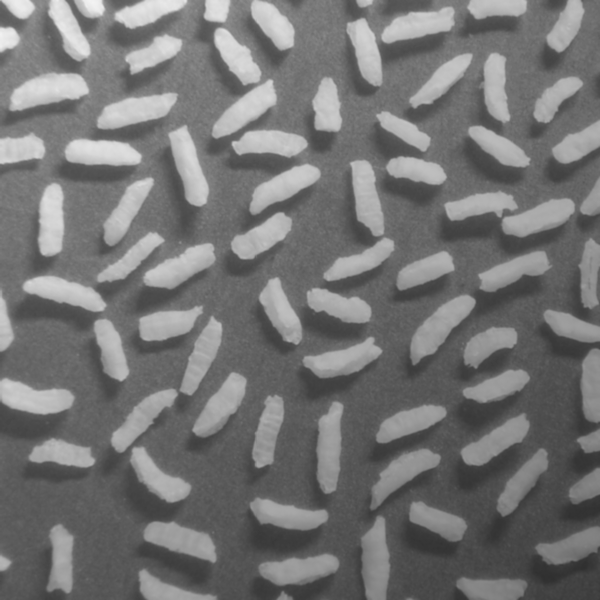
#> input picture DIP HW4/rice.tif, 600 x 600 px
$ jupyter execute --allow-errors DIP_HW4.ipynb   (shell and % lines are left out)
#> lines starting #> are read from the running program, lines starting #| are printed output that depends on the picture; after the words box and inside, x2 and y2 are one past the last pixel; in counts of white or black regions, pixels touching at a corner belong together
## 图像处理第四次作业
#### 请同学们完成后打包整个文件夹提交到教学网，压缩包名字为“姓名_学号_HW4”

[cell 1]
import cv2
import numpy as np
from matplotlib import pyplot as plt
# 预先安装 sklearn 库
from sklearn.cluster import KMeans

### Task 1 霍夫变换

图像"insurance_form.jpg"在传真过程遭受了轻微的旋转以及部分横线和竖线被抹去。

[cell 2]
img = cv2.imread('insurance_form.jpg', cv2.IMREAD_GRAYSCALE)
plt.figure(figsize=(12,12))
#> (the rest of this cell did not finish here and is left out)

#### 1.1 请设计算法将图像摆正并描述算法原理。

[cell 3]
# 使用霍夫变换提取出图像的主要直线
edges = cv2.Canny(img, 50, 200)
lines = cv2.HoughLines(edges, 1, np.pi/180, 260)
#> lines = None
#> (the rest of this cell did not finish here and is left out)

##### 算法原理
使用canny算法提取出图像的边缘信息，用霍夫变换从边缘信息中提取出表格的水平边和竖直边，得到对应边与水平轴的夹角，将图像绕中心反向旋转对应角度即可。

#### 1.2 设计算法尽量补上缺失的直线部分。

[cell 4]
edges = cv2.Canny(img, 50, 200)
# 获取图像顶点坐标
#> (the rest of this cell did not finish here and is left out)

### Task 2 形态学处理

图像"rice.tif"是在非均匀光照下得到的米粒图像，请实现书本（第四版）图9.42相应效果。

注：顶帽变换公式为 $T_{hat}(f) = f - (f \circ b)$，$f$为待处理灰度图，$b$为结构元，$\circ$为开运算。

[cell 5]
img = cv2.imread('rice.tif', cv2.IMREAD_GRAYSCALE)
#> img is the input picture: shape (600, 600); min 47, max 243, mean 116.4
plt.imshow(img, cmap="gray")
plt.show()

#### 2.1 直接对原图使用Otsu阈值处理。

[cell 6]
retval, ostu_img = cv2.threshold(img, 0, 255, cv2.THRESH_BINARY|cv2.THRESH_OTSU)
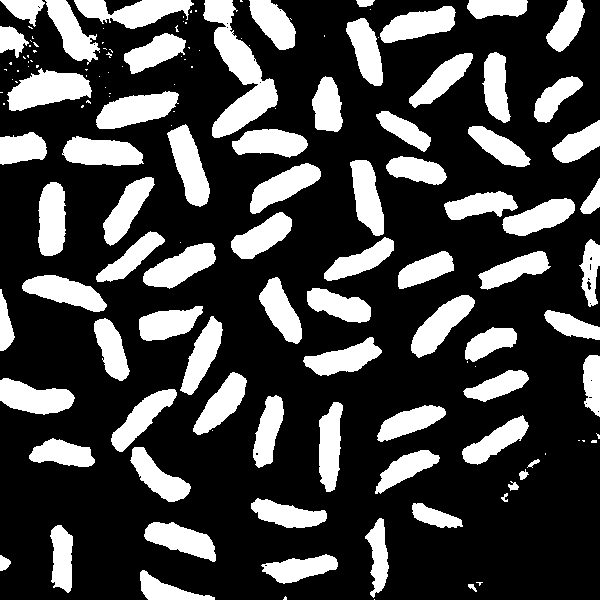
#> ostu_img: shape (600, 600); 26.9% white; 144 white regions (68 under 20 px), largest, box (x1, y1, x2, y2) and area: (203, 0, 278, 138) 4021, (7, 68, 92, 111) 2248, (96, 91, 179, 129) 1981
#> retval = 134
# print(ostu_img)
plt.imshow(ostu_img, cmap='gray')
plt.show()

#### 2.2 选择合适的结构元对原图进行开运算估计背景。

[cell 7]
kernel = cv2.getStructuringElement(cv2.MORPH_ELLIPSE, (400, 400))
open_img = cv2.morphologyEx(img, cv2.MORPH_OPEN, kernel)
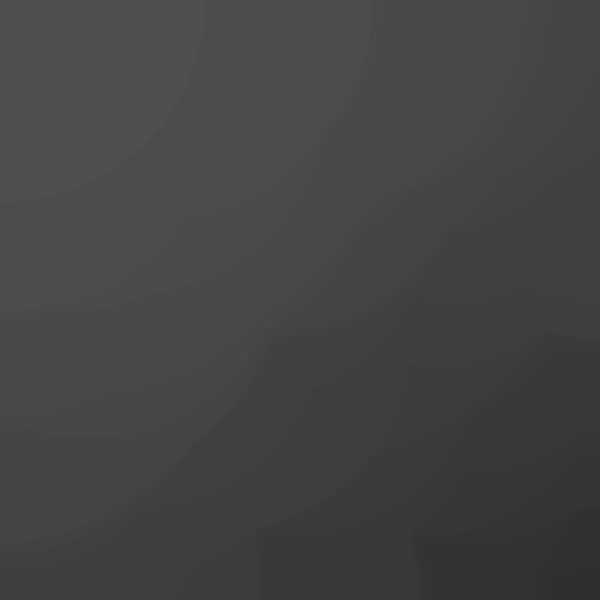
#> open_img: shape (600, 600); min 47, max 79, mean 67.9
plt.imshow(open_img, cmap='gray')
plt.show()

#### 2.3 使用2.2的参数对原图使用顶帽变换。

[cell 8]
hat_img = img-open_img
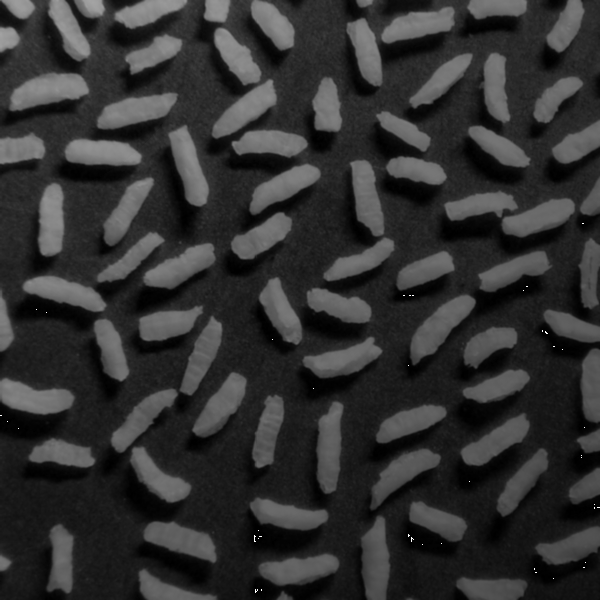
#> hat_img: shape (600, 600); min 0, max 255, mean 48.6
plt.imshow(hat_img, cmap='gray')

#### 2.4 对顶帽变换后的结果使用Otsu阈值处理，对比2.1结果并进行简要分析。

[cell 9]
retval, ostu_hat_img = cv2.threshold(hat_img, 0, 255, cv2.THRESH_BINARY|cv2.THRESH_OTSU)
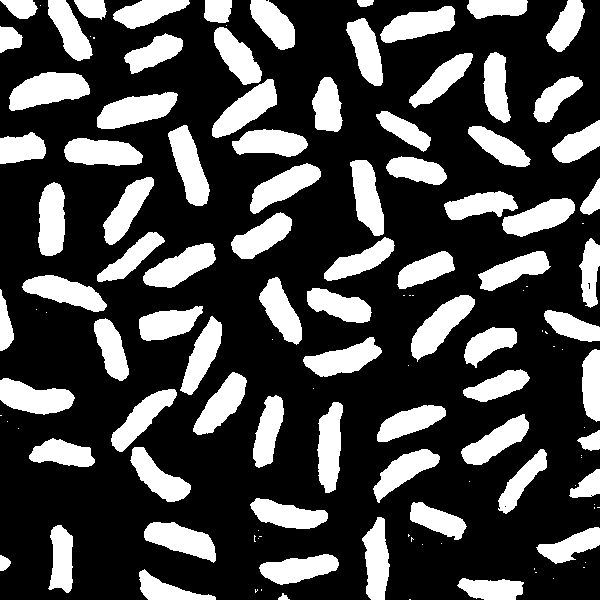
#> ostu_hat_img: shape (600, 600); 28.3% white; 126 white regions (46 under 20 px), largest, box (x1, y1, x2, y2) and area: (9, 72, 90, 111) 2077, (97, 92, 178, 129) 1879, (411, 295, 475, 362) 1860
#> retval = 64
plt.imshow(ostu_hat_img, cmap='gray')
plt.show()

### Task 3 k均值聚类分割

分割出图像"cherry.jpg"的白色背景并替换成其它颜色。

[cell 10]
img = cv2.imread('cherry.jpg')
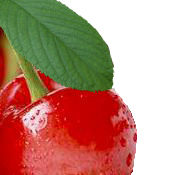
#> input picture DIP HW4/cherry.jpg, 174 x 175 px
#> img is the input picture: shape (175, 174, 3); mean B, G, R 120.8, 138.8, 187.3
plt.imshow(img[:,:,::-1])  # 注意转换rgb通道顺序再展示图像
plt.show()

#### 3.1 仅使用rgb三颜色作为每个像素点的特征进行k均值聚类，类别数量k=3（仅使用颜色聚类会使樱桃中的白色反光部分被分到白色背景类）。

[cell 11]
h, w, c = img.shape
#> h = 175; w = 174; c = 3
reshape_img = img.reshape(h*w, 3)
y_pred = KMeans(n_clusters=3, random_state=9).fit_predict(reshape_img)
reshape_y_pred = y_pred.reshape(h, w)
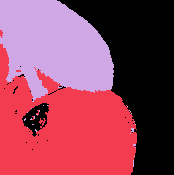
#> reshape_y_pred: shape (175, 174) int32; 3 distinct labels, from 0 to 2; one colour per label, 0 black
mask_img_1 = np.where(reshape_y_pred==1, 255, 0)
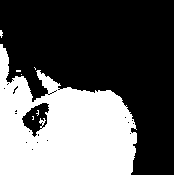
#> mask_img_1: shape (175, 174) int64; 37.2% white; 7 white regions (6 under 20 px), largest, box (x1, y1, x2, y2) and area: (0, 44, 137, 175) 11286
plt.imshow(mask_img_1, cmap='gray')
plt.show()

#### 3.2 使用rgb和坐标信息作为每个像素点的特征进行k均值聚类（注意数值范围不同），类别数量k=3，调整颜色和坐标权重从而尽量分离出干净的白色背景部分。

[cell 12]
copy_img = img.copy().tolist()
#> copy_img = 175 items

# 位置的权重
weight = 2.9

for i in range(h):
    for j in range(w):
        copy_img[i][j]+=[weight*i,weight*j]
copy_img = np.array(copy_img)
reshape_copy_image = copy_img.reshape(h*w, c+2)

# K-Means算法
y_pred = KMeans(n_clusters=3, random_state=9).fit_predict(reshape_copy_image)
reshape_y_pred = y_pred.reshape(h, w)
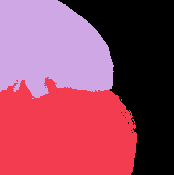
#> reshape_y_pred: shape (175, 174) int32; 3 distinct labels, from 0 to 2; one colour per label, 0 black
mask_img_2 = np.where(reshape_y_pred==1, 255, 0)
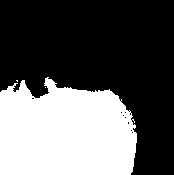
#> mask_img_2: shape (175, 174) int64; 36.9% white; 3 white regions (2 under 20 px), largest, box (x1, y1, x2, y2) and area: (0, 77, 137, 175) 11235
plt.imshow(mask_img_2, cmap='gray')
plt.show()

#### 3.3 将3.2中分割出的白色背景替换为蓝色，展示结果。

[cell 13]
replace_img = img[:, :, ::-1].copy()
replace_img[np.where(reshape_y_pred==1)]=[0, 0, 255]
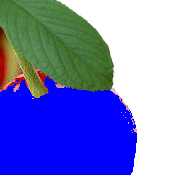
#> replace_img: shape (175, 174, 3); mean R, G, B 113, 121, 198.4
plt.imshow(replace_img)
plt.show()
